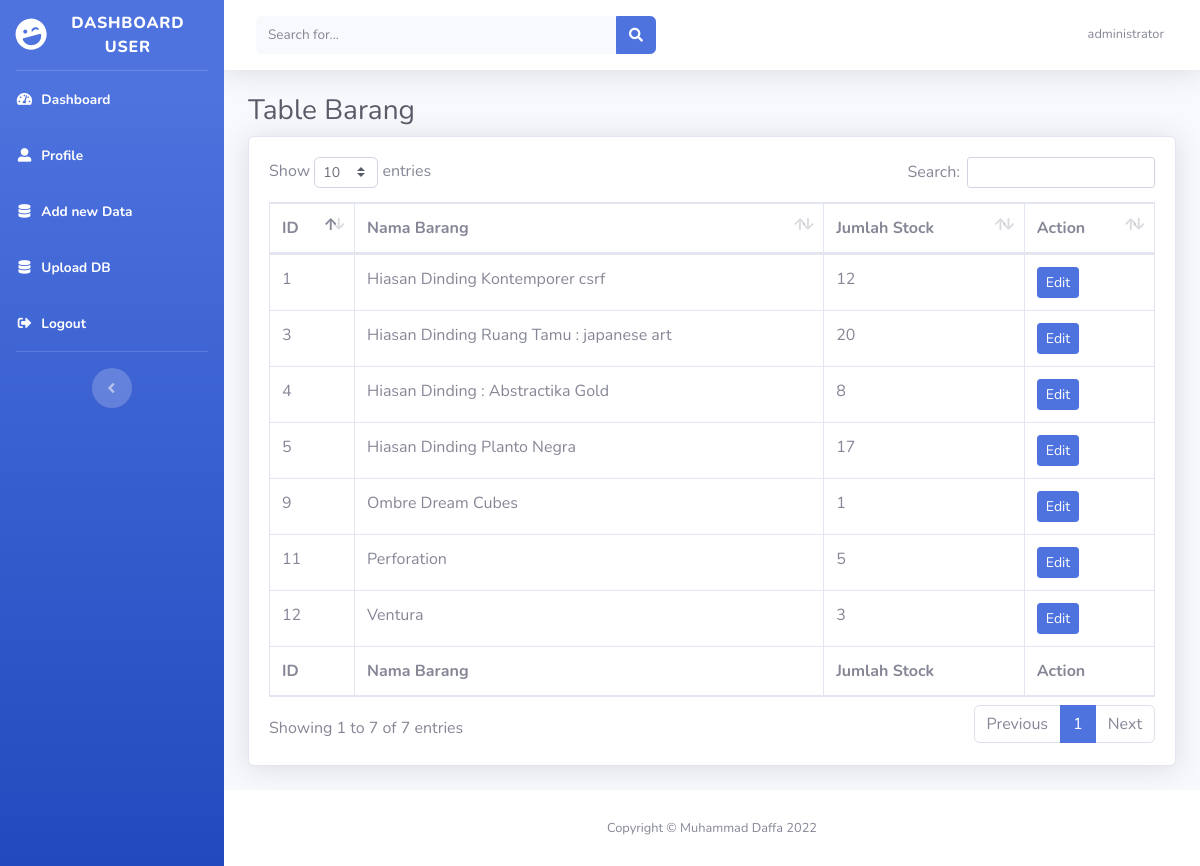
Screenshot of /admin/dashboard.php (signed in) with the database file from the repository.
### tables this page shows
CREATE TABLE `daftar_barang` (
  `deskripsi` varchar(500) NOT NULL,
  `harga` int NOT NULL,
  `id` int NOT NULL AUTO_INCREMENT,
  `nama_barang` varchar(255) NOT NULL,
  `kuantitas` int NOT NULL,
  `created_by` varchar(255) NOT NULL,
  PRIMARY KEY (`id`)
);

### admin/dashboard.php (the view, shortened to what this page needs)
<?php
	include('../config.php');
    $sql = "SELECT id,nama_barang,kuantitas FROM daftar_barang WHERE created_by = '". $_SESSION['username_admin'] . "'";
	$result = mysqli_query($conn, $sql);
	$sql2 = "SELECT * FROM admin WHERE username = '".$_SESSION["username_admin"]."';";
	$result2 = mysqli_query($conn, $sql2);
?>
<!DOCTYPE html>
<html lang="en">
<head>
    <link href="../assets/vendor/fontawesome-free/css/all.min.css" rel="stylesheet" type="text/css">
    <link href="../assets/css/sb-admin-2.min.css" rel="stylesheet">
    <link href="../assets/vendor/datatables/dataTables.bootstrap4.min.css" rel="stylesheet">
</head>
<body id="page-top">
    <div id="wrapper">
        <?php
        include('nav.php');
        ?>
        <div id="content-wrapper" class="d-flex flex-column">
            <div id="content">
                <nav class="navbar navbar-expand navbar-light bg-white topbar mb-4 static-top shadow">
                    <form
                        class="d-none d-sm-inline-block form-inline mr-auto ml-md-3 my-2 my-md-0 mw-100 navbar-search">
                        <div class="input-group">
                            <input type="text" class="form-control bg-light border-0 small" placeholder="Search for..."
                                aria-label="Search" aria-describedby="basic-addon2">
                            <div class="input-group-append">
                                <button class="btn btn-primary" type="button">
                                    <i class="fas fa-search fa-sm"></i>
                                </button>
                            </div>
                        </div>
                    </form>
                    <ul class="navbar-nav ml-auto">
                        <li class="nav-item dropdown no-arrow">
                            <a class="nav-link dropdown-toggle" href="#" id="userDropdown" role="button"
                                data-toggle="dropdown" aria-haspopup="true" aria-expanded="false">
                                <?php
                                    while($row = mysqli_fetch_assoc($result2)) {
                                        echo "<span class='mr-2 d-none d-lg-inline text-gray-600 small'>". $row['username']. "</span>";
                                    }
                                ?>
                            </a>
                        </li>
                    </ul>
                </nav>
                <div class="container-fluid">
                    <h1 class="h3 mb-2 text-gray-800">Table Barang</h1>
                    <div class="card shadow mb-4">
                        <div class="card-body">
                            <?php if(!$result){
                                    echo "Anda tidak mempunyai barang.";
                                } else { ?>
                            <div class="table-responsive">
                                <table class="table table-bordered" id="dataTable" width="100%" cellspacing="0">
                                    <thead>
                                        <tr>
                                            <th>ID</th>
                                            <th>Nama Barang</th>
                                            <th>Jumlah Stock</th>
                                            <th>Action</th>
                                        </tr>
                                    </thead>
                                    <tfoot>
                                        <tr>
                                            <th>ID</th>
                                            <th>Nama Barang</th>
                                            <th>Jumlah Stock</th>
                                            <th>Action</th>
                                        </tr>
                                    </tfoot>
                                    <tbody>
                                        <?php
                                            while($row = mysqli_fetch_array($result)) {
                                                echo "<tr>";
                                                echo "<td>".$row['id']."</td>";
                                                echo "<td>".$row['nama_barang']."</td>";
                                                echo "<td>".htmlspecialchars($row['kuantitas'], ENT_QUOTES)."</td>";
                                                echo "<td><a href='edit-data.php?id=$row[id]' class='btn btn-primary btn-sm'><span class='text'>Edit</span></a>";
                                            }
                                        ?>
                                    </tbody>
                                </table>
                            </div>
                            <?php } ?>
                        </div>
                    </div>
                </div>
            </div>
            <footer class="sticky-footer bg-white">
                <div class="container my-auto">
                    <div class="copyright text-center my-auto">
                        <span>Copyright &copy; Muhammad Daffa 2022</span>
                    </div>
                </div>
            </footer>
        </div>
    </div>
</body>
</html>

### rows the page displays
daftar_barang: id "1", nama_barang "Hiasan Dinding Kontemporer csrf", kuantitas "12"
daftar_barang: id "3", nama_barang "Hiasan Dinding Ruang Tamu : japanese art", kuantitas "20"
daftar_barang: id "4", nama_barang "Hiasan Dinding : Abstractika Gold", kuantitas "8"
daftar_barang: id "5", nama_barang "Hiasan Dinding Planto Negra", kuantitas "17"
daftar_barang: id "9", nama_barang "Ombre Dream Cubes", kuantitas "1"
daftar_barang: id "11", nama_barang "Perforation", kuantitas "5"
daftar_barang: id "12", nama_barang "Ventura", kuantitas "3"

### other values shown
$row['username'] "administrator"
